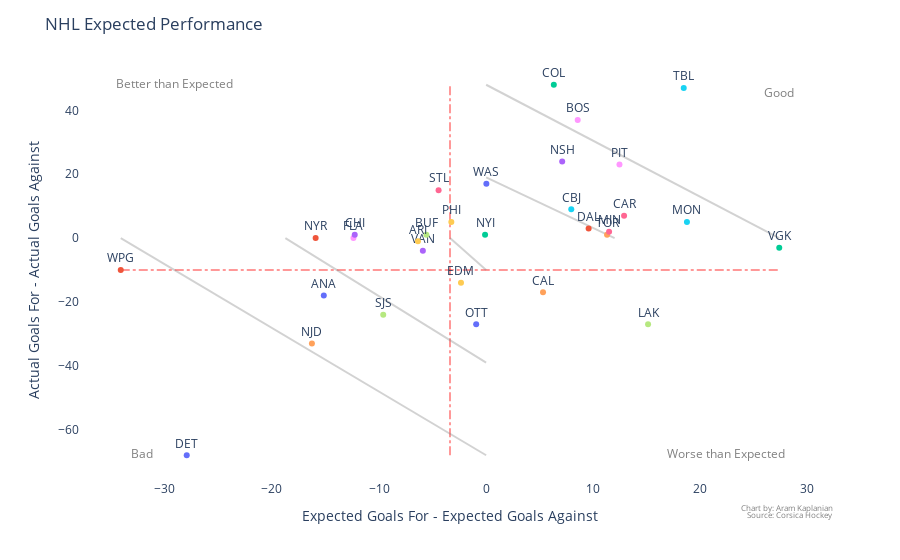

Notebook code for this chart:
### Code cell
fig = px.scatter(df, x='xG+/-', y='G+/-', text="Team", color="Team",
                 template='plotly_white')
fig.update_traces(textposition='top center')

fig.add_shape(
        # Line Vertical
        dict(
            type="line",
            x0=xmid,
            y0=low,
            x1=xmid,
            y1=high,
            layer='below',
            opacity=0.4,
            line=dict(
                color="red",
                width=2,
                dash="dashdot"
            )
))
fig.add_shape(
        # Line Horizontal
            type="line",
            x0=xlow,
            y0=mid,
            x1=xhigh,
            y1=mid,
            layer='below',
            opacity=0.4,
            line=dict(
                color="red",
                width=2,
                dash="dashdot"
            ),
    )


for i in range(0, ary_len):
    fig.add_shape(
                 dict(
                 type="line",
                 x0=exp_grp[i],
                 y0=0,
                 x1=0,
                 y1=goal_grp[i],
                 layer='below',
                 opacity=0.35,
                 line=dict(
                     color='grey',
                     width=2,
                 )))



fig.add_trace(go.Scatter(
    x=[xlow+5, xlow+2, xhigh, xhigh-5],
    y=[high, low, high-3, low],
    mode="text",
    text=["Better than Expected",
          "Bad",
          "Good",
          "Worse than Expected"],
#     textposition="bottom center",
    textfont=dict(
        color="grey"
    )
))
# fig.update_shapes(dict(xref='x', yref='y'))
fig.update_layout(showlegend=False)
fig.update_layout(title_text="NHL Expected Performance",
                  xaxis_title_text="Expected Goals For - Expected Goals Against",
                  yaxis_title_text='Actual Goals For - Actual Goals Against',
                  xaxis_showgrid=False, yaxis_showgrid=False)
fig.update_xaxes(zeroline=False)
fig.update_yaxes(zeroline=False)

fig.update_layout(annotations=[
       go.layout.Annotation(
            showarrow=False,
            text='Chart by: Aram Kaplanian',
            xanchor='right',
            x=1,
            xref='paper',
            xshift=15,
            yanchor='auto',
            y=-0.1,
            yshift=7,
            yref='paper',
            font=dict(
                size=8,
                color='grey'
            )
        ),go.layout.Annotation(
            showarrow=False,
            text='Source: Corsica Hockey',
            xanchor='right',
            x=1,
            xref='paper',
            xshift=15,
            yanchor='auto',
            y=-0.1,
            yshift=0,
            yref='paper',
            font=dict(
                size=8,
                color='grey'
            ))])
#  list(x = 1, y = -0.1, text = "Source: data I found somewhere.", 
#       showarrow = F, xref='paper', yref='paper', 
#       xanchor='right', yanchor='auto', xshift=0, yshift=0,
#       font=list(size=15, color="red"))

fig.show()

### Figure 1 — Plotly figure (JSON) as saved in the notebook; plotly's stock layout.template omitted (floating-point values rounded to 4 significant figures)
{"data": [{"hoverlabel": {"namelength": 0}, "hovertemplate": "Team=%{text}<br>xG+/-=%{x}<br>G+/-=%{y}", "legendgroup": "WAS", "marker": {"color": "#636efa", "symbol": "circle"}, "mode": "markers+text", "name": "WAS", "showlegend": true, "text": ["WAS"], "textposition": "top center", "type": "scatter", "x": [0.02], "xaxis": "x", "y": [17], "yaxis": "y"}, {"hoverlabel": {"namelength": 0}, "hovertemplate": "Team=%{text}<br>xG+/-=%{x}<br>G+/-=%{y}", "legendgroup": "WPG", "marker": {"color": "#EF553B", "symbol": "circle"}, "mode": "markers+text", "name": "WPG", "showlegend": true, "text": ["WPG"], "textposition": "top center", "type": "scatter", "x": [-34.12], "xaxis": "x", "y": [-10], "yaxis": "y"}, {"hoverlabel": {"namelength": 0}, "hovertemplate": "Team=%{text}<br>xG+/-=%{x}<br>G+/-=%{y}", "legendgroup": "VGK", "marker": {"color": "#00cc96", "symbol": "circle"}, "mode": "markers+text", "name": "VGK", "showlegend": true, "text": ["VGK"], "textposition": "top center", "type": "scatter", "x": [27.37], "xaxis": "x", "y": [-3], "yaxis": "y"}, {"hoverlabel": {"namelength": 0}, "hovertemplate": "Team=%{text}<br>xG+/-=%{x}<br>G+/-=%{y}", "legendgroup": "VAN", "marker": {"color": "#ab63fa", "symbol": "circle"}, "mode": "markers+text", "name": "VAN", "showlegend": true, "text": ["VAN"], "textposition": "top center", "type": "scatter", "x": [-5.91], "xaxis": "x", "y": [-4], "yaxis": "y"}, {"hoverlabel": {"namelength": 0}, "hovertemplate": "Team=%{text}<br>xG+/-=%{x}<br>G+/-=%{y}", "legendgroup": "TOR", "marker": {"color": "#FFA15A", "symbol": "circle"}, "mode": "markers+text", "name": "TOR", "showlegend": true, "text": ["TOR"], "textposition": "top center", "type": "scatter", "x": [11.29], "xaxis": "x", "y": [1], "yaxis": "y"}, {"hoverlabel": {"namelength": 0}, "hovertemplate": "Team=%{text}<br>xG+/-=%{x}<br>G+/-=%{y}", "legendgroup": "TBL", "marker": {"color": "#19d3f3", "symbol": "circle"}, "mode": "markers+text", "name": "TBL", "showlegend": true, "text": ["TBL"], "textposition": "top center", "type": "scatter", "x": [18.45], "xaxis": "x", "y": [47], "yaxis": "y"}, {"hoverlabel": {"namelength": 0}, "hovertemplate": "Team=%{text}<br>xG+/-=%{x}<br>G+/-=%{y}", "legendgroup": "STL", "marker": {"color": "#FF6692", "symbol": "circle"}, "mode": "markers+text", "name": "STL", "showlegend": true, "text": ["STL"], "textposition": "top center", "type": "scatter", "x": [-4.44], "xaxis": "x", "y": [15], "yaxis": "y"}, {"hoverlabel": {"namelength": 0}, "hovertemplate": "Team=%{text}<br>xG+/-=%{x}<br>G+/-=%{y}", "legendgroup": "SJS", "marker": {"color": "#B6E880", "symbol": "circle"}, "mode": "markers+text", "name": "SJS", "showlegend": true, "text": ["SJS"], "textposition": "top center", "type": "scatter", "x": [-9.61], "xaxis": "x", "y": [-24], "yaxis": "y"}, {"hoverlabel": {"namelength": 0}, "hovertemplate": "Team=%{text}<br>xG+/-=%{x}<br>G+/-=%{y}", "legendgroup": "PIT", "marker": {"color": "#FF97FF", "symbol": "circle"}, "mode": "markers+text", "name": "PIT", "showlegend": true, "text": ["PIT"], "textposition": "top center", "type": "scatter", "x": [12.45], "xaxis": "x", "y": [23], "yaxis": "y"}, {"hoverlabel": {"namelength": 0}, "hovertemplate": "Team=%{text}<br>xG+/-=%{x}<br>G+/-=%{y}", "legendgroup": "PHI", "marker": {"color": "#FECB52", "symbol": "circle"}, "mode": "markers+text", "name": "PHI", "showlegend": true, "text": ["PHI"], "textposition": "top center", "type": "scatter", "x": [-3.25], "xaxis": "x", "y": [5], "yaxis": "y"}, {"hoverlabel": {"namelength": 0}, "hovertemplate": "Team=%{text}<br>xG+/-=%{x}<br>G+/-=%{y}", "legendgroup": "OTT", "marker": {"color": "#636efa", "symbol": "circle"}, "mode": "markers+text", "name": "OTT", "showlegend": true, "text": ["OTT"], "textposition": "top center", "type": "scatter", "x": [-0.93], "xaxis": "x", "y": [-27], "yaxis": "y"}, {"hoverlabel": {"namelength": 0}, "hovertemplate": "Team=%{text}<br>xG+/-=%{x}<br>G+/-=%{y}", "legendgroup": "NYR", "marker": {"color": "#EF553B", "symbol": "circle"}, "mode": "markers+text", "name": "NYR", "showlegend": true, "text": ["NYR"], "textposition": "top center", "type": "scatter", "x": [-15.92], "xaxis": "x", "y": [0], "yaxis": "y"}, {"hoverlabel": {"namelength": 0}, "hovertemplate": "Team=%{text}<br>xG+/-=%{x}<br>G+/-=%{y}", "legendgroup": "NYI", "marker": {"color": "#00cc96", "symbol": "circle"}, "mode": "markers+text", "name": "NYI", "showlegend": true, "text": ["NYI"], "textposition": "top center", "type": "scatter", "x": [-0.1], "xaxis": "x", "y": [1], "yaxis": "y"}, {"hoverlabel": {"namelength": 0}, "hovertemplate": "Team=%{text}<br>xG+/-=%{x}<br>G+/-=%{y}", "legendgroup": "NSH", "marker": {"color": "#ab63fa", "symbol": "circle"}, "mode": "markers+text", "name": "NSH", "showlegend": true, "text": ["NSH"], "textposition": "top center", "type": "scatter", "x": [7.1], "xaxis": "x", "y": [24], "yaxis": "y"}, {"hoverlabel": {"namelength": 0}, "hovertemplate": "Team=%{text}<br>xG+/-=%{x}<br>G+/-=%{y}", "legendgroup": "NJD", "marker": {"color": "#FFA15A", "symbol": "circle"}, "mode": "markers+text", "name": "NJD", "showlegend": true, "text": ["NJD"], "textposition": "top center", "type": "scatter", "x": [-16.27], "xaxis": "x", "y": [-33], "yaxis": "y"}, {"hoverlabel": {"namelength": 0}, "hovertemplate": "Team=%{text}<br>xG+/-=%{x}<br>G+/-=%{y}", "legendgroup": "MON", "marker": {"color": "#19d3f3", "symbol": "circle"}, "mode": "markers+text", "name": "MON", "showlegend": true, "text": ["MON"], "textposition": "top center", "type": "scatter", "x": [18.75], "xaxis": "x", "y": [5], "yaxis": "y"}, {"hoverlabel": {"namelength": 0}, "hovertemplate": "Team=%{text}<br>xG+/-=%{x}<br>G+/-=%{y}", "legendgroup": "MIN", "marker": {"color": "#FF6692", "symbol": "circle"}, "mode": "markers+text", "name": "MIN", "showlegend": true, "text": ["MIN"], "textposition": "top center", "type": "scatter", "x": [11.48], "xaxis": "x", "y": [2], "yaxis": "y"}, {"hoverlabel": {"namelength": 0}, "hovertemplate": "Team=%{text}<br>xG+/-=%{x}<br>G+/-=%{y}", "legendgroup": "LAK", "marker": {"color": "#B6E880", "symbol": "circle"}, "mode": "markers+text", "name": "LAK", "showlegend": true, "text": ["LAK"], "textposition": "top center", "type": "scatter", "x": [15.12], "xaxis": "x", "y": [-27], "yaxis": "y"}, {"hoverlabel": {"namelength": 0}, "hovertemplate": "Team=%{text}<br>xG+/-=%{x}<br>G+/-=%{y}", "legendgroup": "FLA", "marker": {"color": "#FF97FF", "symbol": "circle"}, "mode": "markers+text", "name": "FLA", "showlegend": true, "text": ["FLA"], "textposition": "top center", "type": "scatter", "x": [-12.39], "xaxis": "x", "y": [0], "yaxis": "y"}, {"hoverlabel": {"namelength": 0}, "hovertemplate": "Team=%{text}<br>xG+/-=%{x}<br>G+/-=%{y}", "legendgroup": "EDM", "marker": {"color": "#FECB52", "symbol": "circle"}, "mode": "markers+text", "name": "EDM", "showlegend": true, "text": ["EDM"], "textposition": "top center", "type": "scatter", "x": [-2.35], "xaxis": "x", "y": [-14], "yaxis": "y"}, {"hoverlabel": {"namelength": 0}, "hovertemplate": "Team=%{text}<br>xG+/-=%{x}<br>G+/-=%{y}", "legendgroup": "DET", "marker": {"color": "#636efa", "symbol": "circle"}, "mode": "markers+text", "name": "DET", "showlegend": true, "text": ["DET"], "textposition": "top center", "type": "scatter", "x": [-27.96], "xaxis": "x", "y": [-68], "yaxis": "y"}, {"hoverlabel": {"namelength": 0}, "hovertemplate": "Team=%{text}<br>xG+/-=%{x}<br>G+/-=%{y}", "legendgroup": "DAL", "marker": {"color": "#EF553B", "symbol": "circle"}, "mode": "markers+text", "name": "DAL", "showlegend": true, "text": ["DAL"], "textposition": "top center", "type": "scatter", "x": [9.57], "xaxis": "x", "y": [3], "yaxis": "y"}, {"hoverlabel": {"namelength": 0}, "hovertemplate": "Team=%{text}<br>xG+/-=%{x}<br>G+/-=%{y}", "legendgroup": "COL", "marker": {"color": "#00cc96", "symbol": "circle"}, "mode": "markers+text", "name": "COL", "showlegend": true, "text": ["COL"], "textposition": "top center", "type": "scatter", "x": [6.32], "xaxis": "x", "y": [48], "yaxis": "y"}, {"hoverlabel": {"namelength": 0}, "hovertemplate": "Team=%{text}<br>xG+/-=%{x}<br>G+/-=%{y}", "legendgroup": "CHI", "marker": {"color": "#ab63fa", "symbol": "circle"}, "mode": "markers+text", "name": "CHI", "showlegend": true, "text": ["CHI"], "textposition": "top center", "type": "scatter", "x": [-12.27], "xaxis": "x", "y": [1], "yaxis": "y"}, {"hoverlabel": {"namelength": 0}, "hovertemplate": "Team=%{text}<br>xG+/-=%{x}<br>G+/-=%{y}", "legendgroup": "CAL", "marker": {"color": "#FFA15A", "symbol": "circle"}, "mode": "markers+text", "name": "CAL", "showlegend": true, "text": ["CAL"], "textposition": "top center", "type": "scatter", "x": [5.31], "xaxis": "x", "y": [-17], "yaxis": "y"}, {"hoverlabel": {"namelength": 0}, "hovertemplate": "Team=%{text}<br>xG+/-=%{x}<br>G+/-=%{y}", "legendgroup": "CBJ", "marker": {"color": "#19d3f3", "symbol": "circle"}, "mode": "markers+text", "name": "CBJ", "showlegend": true, "text": ["CBJ"], "textposition": "top center", "type": "scatter", "x": [7.95], "xaxis": "x", "y": [9], "yaxis": "y"}, {"hoverlabel": {"namelength": 0}, "hovertemplate": "Team=%{text}<br>xG+/-=%{x}<br>G+/-=%{y}", "legendgroup": "CAR", "marker": {"color": "#FF6692", "symbol": "circle"}, "mode": "markers+text", "name": "CAR", "showlegend": true, "text": ["CAR"], "textposition": "top center", "type": "scatter", "x": [12.88], "xaxis": "x", "y": [7], "yaxis": "y"}, {"hoverlabel": {"namelength": 0}, "hovertemplate": "Team=%{text}<br>xG+/-=%{x}<br>G+/-=%{y}", "legendgroup": "BUF", "marker": {"color": "#B6E880", "symbol": "circle"}, "mode": "markers+text", "name": "BUF", "showlegend": true, "text": ["BUF"], "textposition": "top center", "type": "scatter", "x": [-5.58], "xaxis": "x", "y": [1], "yaxis": "y"}, {"hoverlabel": {"namelength": 0}, "hovertemplate": "Team=%{text}<br>xG+/-=%{x}<br>G+/-=%{y}", "legendgroup": "BOS", "marker": {"color": "#FF97FF", "symbol": "circle"}, "mode": "markers+text", "name": "BOS", "showlegend": true, "text": ["BOS"], "textposition": "top center", "type": "scatter", "x": [8.55], "xaxis": "x", "y": [37], "yaxis": "y"}, {"hoverlabel": {"namelength": 0}, "hovertemplate": "Team=%{text}<br>xG+/-=%{x}<br>G+/-=%{y}", "legendgroup": "ARI", "marker": {"color": "#FECB52", "symbol": "circle"}, "mode": "markers+text", "name": "ARI", "showlegend": true, "text": ["ARI"], "textposition": "top center", "type": "scatter", "x": [-6.37], "xaxis": "x", "y": [-1], "yaxis": "y"}, {"hoverlabel": {"namelength": 0}, "hovertemplate": "Team=%{text}<br>xG+/-=%{x}<br>G+/-=%{y}", "legendgroup": "ANA", "marker": {"color": "#636efa", "symbol": "circle"}, "mode": "markers+text", "name": "ANA", "showlegend": true, "text": ["ANA"], "textposition": "top center", "type": "scatter", "x": [-15.16], "xaxis": "x", "y": [-18], "yaxis": "y"}, {"mode": "text", "text": ["Better than Expected", "Bad", "Good", "Worse than Expected"], "textfont": {"color": "grey"}, "type": "scatter", "x": [-29.12, -32.12, 27.37, 22.37], "y": [48, -68, 45, -68]}], "layout": {"annotations": [{"font": {"color": "grey", "size": 8}, "showarrow": false, "text": "Chart by: Aram Kaplanian", "x": 1, "xanchor": "right", "xref": "paper", "xshift": 15, "y": -0.1, "yanchor": "auto", "yref": "paper", "yshift": 7}, {"font": {"color": "grey", "size": 8}, "showarrow": false, "text": "Source: Corsica Hockey", "x": 1, "xanchor": "right", "xref": "paper", "xshift": 15, "y": -0.1, "yanchor": "auto", "yref": "paper", "yshift": 0}], "legend": {"title": {"text": "Team"}, "tracegroupgap": 0}, "margin": {"t": 60}, "shapes": [{"layer": "below", "line": {"color": "red", "dash": "dashdot", "width": 2}, "opacity": 0.4, "type": "line", "x0": -3.375, "x1": -3.375, "y0": -68, "y1": 48}, {"layer": "below", "line": {"color": "red", "dash": "dashdot", "width": 2}, "opacity": 0.4, "type": "line", "x0": -34.12, "x1": 27.37, "y0": -10, "y1": -10}, {"layer": "below", "line": {"color": "grey", "width": 2}, "opacity": 0.35, "type": "line", "x0": -34.12, "x1": 0, "y0": 0, "y1": -68}, {"layer": "below", "line": {"color": "grey", "width": 2}, "opacity": 0.35, "type": "line", "x0": -18.75, "x1": 0, "y0": 0, "y1": -39}, {"layer": "below", "line": {"color": "grey", "width": 2}, "opacity": 0.35, "type": "line", "x0": -3.375, "x1": 0, "y0": 0, "y1": -10}, {"layer": "below", "line": {"color": "grey", "width": 2}, "opacity": 0.35, "type": "line", "x0": 12.0, "x1": 0, "y0": 0, "y1": 19}, {"layer": "below", "line": {"color": "grey", "width": 2}, "opacity": 0.35, "type": "line", "x0": 27.37, "x1": 0, "y0": 0, "y1": 48}], "showlegend": false, "title": {"text": "NHL Expected Performance"}, "xaxis": {"anchor": "y", "domain": [0, 1], "showgrid": false, "title": {"text": "Expected Goals For - Expected Goals Against"}, "zeroline": false}, "yaxis": {"anchor": "x", "domain": [0, 1], "showgrid": false, "title": {"text": "Actual Goals For - Actual Goals Against"}, "zeroline": false}}}
